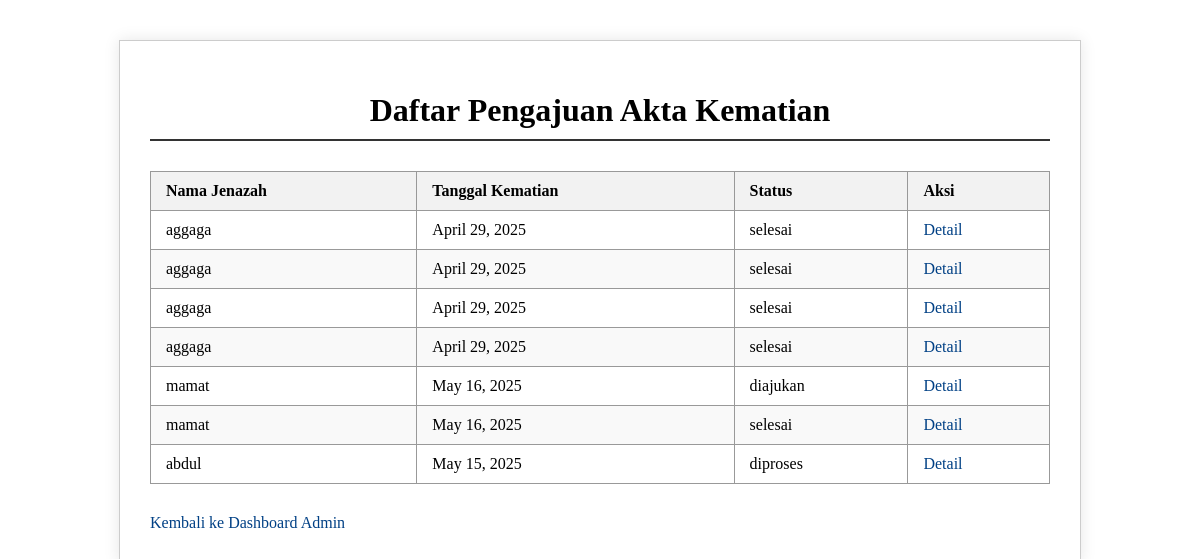
The page /kematian/akta-kematian/ (signed in) on the database as committed earlier.
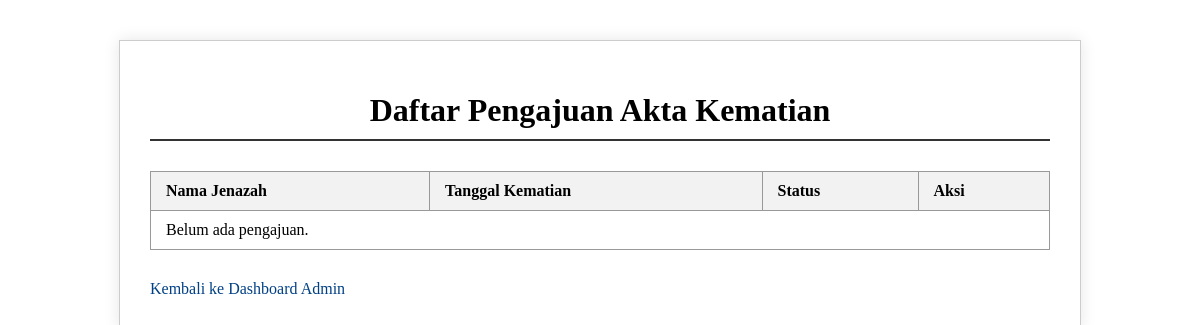
The same page on the database as committed later.
### kembang/models.py (models this page shows, shortened)
class AktaKematian(models.Model):
    user = models.ForeignKey(User, on_delete=models.CASCADE)
    nama_jenazah = models.CharField(max_length=100)
    nik_jenazah = models.CharField(max_length=16)
    tanggal_kematian = models.DateField()
    tempat_kematian = models.CharField(max_length=100)
    penyebab_kematian = models.CharField(max_length=255, blank=True, null=True)
    nama_pelapor = models.CharField(max_length=100)
    nik_pelapor = models.CharField(max_length=16)
    hubungan_pelapor = models.CharField(max_length=100)
    no_whatsapp = models.CharField(max_length=15, verbose_name="No. WhatsApp")  # tambahkan ini
    kk_jenazah = models.FileField(upload_to='akta_kematian/', blank=True, null=True)
    ktp_jenazah = models.FileField(upload_to='akta_kematian/', blank=True, null=True)
    surat_keterangan_kematian = models.FileField(upload_to='akta_kematian/', blank=True, null=True)
    surat_keterangan_rs = models.FileField(upload_to='akta_kematian/', blank=True, null=True)
    dokumen_pendukung_lainnya = models.FileField(upload_to='akta_kematian/', blank=True, null=True)
    tanggal_pengajuan = models.DateTimeField(auto_now_add=True)
    status = models.CharField(max_length=10, choices=STATUS_CHOICES, default='diajukan')
    hasil_surat = models.FileField(upload_to='hasil_surat/akta_kematian/', blank=True, null=True)

### kembang/views.py (the view)
# urls.py: path('kematian/akta-kematian/', views.daftar_pengajuan_akta_kematian, name='daftar_pengajuan_akta_kematian'),
@staff_member_required
def daftar_pengajuan_akta_kematian(request):
    daftar = AktaKematian.objects.all().order_by('-tanggal_pengajuan')
    context = {'daftar': daftar}
    return render(request, 'admin/daftar_kematian.html', context)

### kembang/templates/admin/daftar_kematian.html (shortened to what this page needs)
{% load static %}
<!DOCTYPE html>
<html lang="en">
<head>
<link rel="stylesheet" href="{% static 'css/daftar_kematian.css' %}">
</head>
<body>
    <h1>Daftar Pengajuan Akta Kematian</h1>
    <table border="1" cellpadding="8" cellspacing="0">
        <thead>
            <tr>
                <th>Nama Jenazah</th>
                <th>Tanggal Kematian</th>
                <th>Status</th>
                <th>Aksi</th>
            </tr>
        </thead>
        <tbody>
            {% for akta in daftar %}
            <tr>
                <td>{{ akta.nama_jenazah }}</td>
                <td>{{ akta.tanggal_kematian }}</td>
                <td>{{ akta.status }}</td>
                <td>
                    <a href="{% url 'detail_pengajuan_akta_kematian' akta.pk %}">Detail</a>
                </td>
            </tr>
            {% empty %}
            <tr><td colspan="4">Belum ada pengajuan.</td></tr>
            {% endfor %}
        </tbody>
    </table>
    <a href="{% url 'admin_dashboard' %}">Kembali ke Dashboard Admin</a>
</body>
</html>

### kembang/static/css/daftar_kematian.css (style rules this page uses)
body { font-family: 'Georgia', 'Times New Roman', serif; background-color: #ffffff; color: #000000; margin: 40px auto; max-width: 900px; padding: 30px; border: 1px solid #ccc; box-shadow: 0 0 15px rgba(0,0,0,0.1); }
h1 { text-align: center; border-bottom: 2px solid #333; padding-bottom: 10px; margin-bottom: 30px; }
table { width: 100%; border-collapse: collapse; margin-bottom: 30px; }
th, td { border: 1px solid #999; padding: 10px 15px; text-align: left; }
th { background-color: #f2f2f2; font-weight: bold; }
a { color: #004085; text-decoration: none; }

Rows that differ between the two databases and show on the page:
removed AktaKematian: nama_jenazah "aggaga", tanggal_kematian "April 29, 2025", status "selesai"
removed AktaKematian: nama_jenazah "aggaga", tanggal_kematian "April 29, 2025", status "selesai"
removed AktaKematian: nama_jenazah "aggaga", tanggal_kematian "April 29, 2025", status "selesai"
removed AktaKematian: nama_jenazah "aggaga", tanggal_kematian "April 29, 2025", status "selesai"
removed AktaKematian: nama_jenazah "mamat", tanggal_kematian "May 16, 2025", status "diajukan"
removed AktaKematian: nama_jenazah "mamat", tanggal_kematian "May 16, 2025", status "selesai"
removed AktaKematian: nama_jenazah "abdul", tanggal_kematian "May 15, 2025", status "diproses"
Other text that changed with them:
text now shown: "Belum ada pengajuan."
